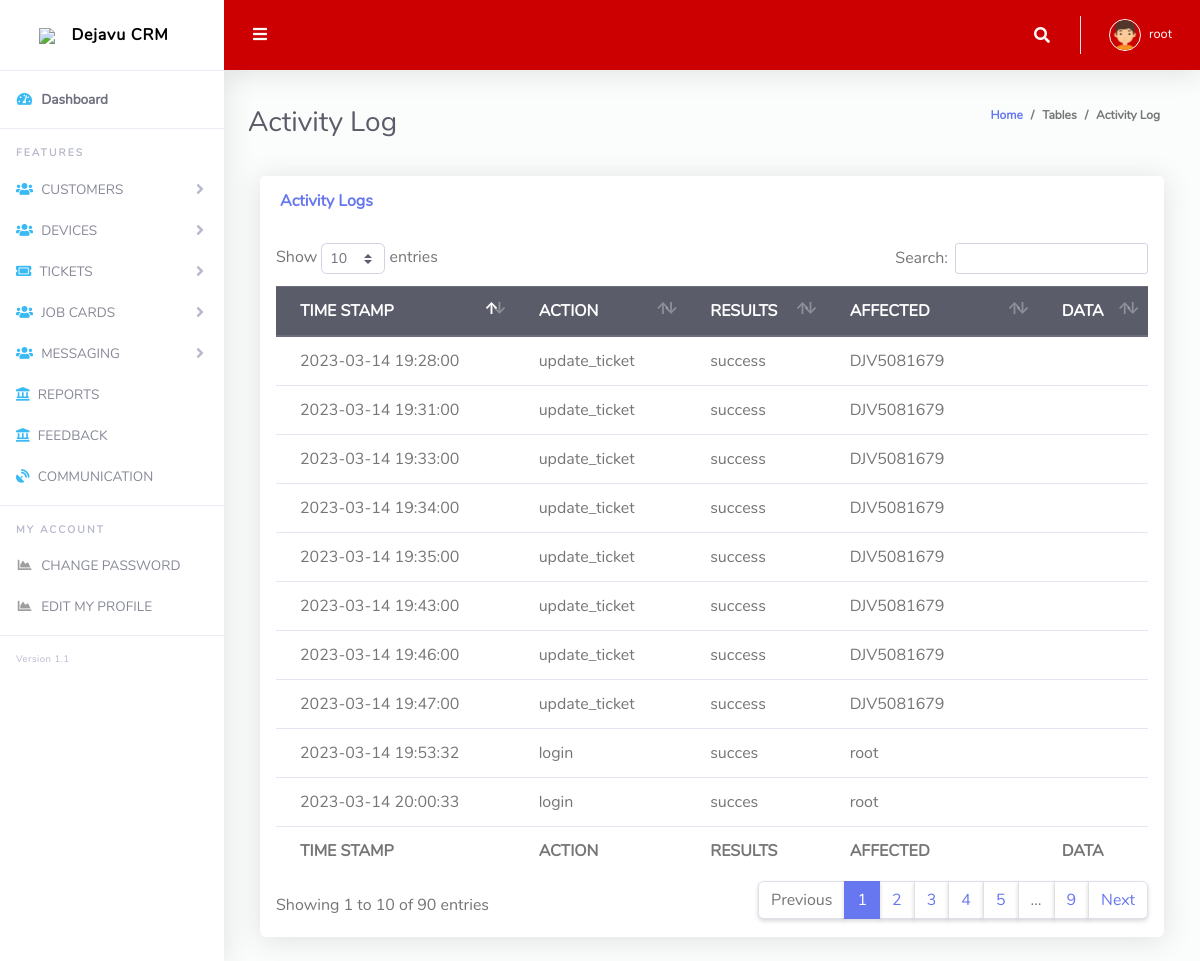
/main/alog.php (signed in), run on the app's committed database.
### tables this page shows
CREATE TABLE `audit_trail` (
  `id` int(11) NOT NULL,
  `username` varchar(100) NOT NULL,
  `time_stamp` timestamp NULL DEFAULT current_timestamp() ON UPDATE current_timestamp(),
  `action` varchar(2000) DEFAULT NULL,
  `results` varchar(2000) DEFAULT NULL,
  `data` longtext DEFAULT NULL,
  `impact` varchar(2000) DEFAULT NULL,
  `ip_address` varchar(50) DEFAULT NULL
);

### access.php (called while the page is built, shortened)
<?php
function myLogs(){
    $db = getConnection();
    $username = $_SESSION['username'];
    $query = "SELECT * FROM `audit_trail` WHERE `username` = '$username' or `impact` = '$username' LIMIT 1000";
    $data = mysqli_query($db, $query);
    return $data;
}
?>

### main/alog.php (the view, shortened to what this page needs)
<?php
require_once($_SERVER['DOCUMENT_ROOT']."/crm/access.php");
$myLogs = myLogs();
?>
<!DOCTYPE html>
<html lang="en">
<head>
  <link href="vendor/fontawesome-free/css/all.min.css" rel="stylesheet" type="text/css">
  <link href="vendor/bootstrap/css/bootstrap.min.css" rel="stylesheet" type="text/css">
  <link href="css/ruang-admin.min.css" rel="stylesheet">
  <link href="vendor/datatables/dataTables.bootstrap4.min.css" rel="stylesheet">
</head>
<body id="page-top">
  <div id="wrapper">
    <?php
      include('sidebar.php');
    ?>
    <div id="content-wrapper" class="d-flex flex-column">
      <div id="content">
        <?php
         include('topbar.php');
        ?>
        <div class="container-fluid" id="container-wrapper">
          <div class="d-sm-flex align-items-center justify-content-between mb-4">
            <h1 class="h3 mb-0 text-gray-800">Activity Log</h1>
            <ol class="breadcrumb">
              <li class="breadcrumb-item"><a href="./">Home</a></li>
              <li class="breadcrumb-item">Tables</li>
              <li class="breadcrumb-item active" aria-current="page">Activity Log</li>
            </ol>
          </div>
             <div class="col-lg-12">
              <div class="card mb-4">
                <div class="card-header py-3 d-flex flex-row align-items-center justify-content-between">
                  <h6 class="m-0 font-weight-bold text-primary">Activity Logs</h6>
                </div>
                <div class="table-responsive p-3">
                  <table class="table align-items-center table-flush" id="dataTable">
                    <thead class="thead-dark tfoot-dark">
                      <tr>
                      <th>TIME STAMP</th>
                        <th>ACTION</th>
                        <th>RESULTS</th>
                        <th>AFFECTED</th>
                        <th>DATA</th>
                      </tr>
                    </thead>
                    <tfoot>
                      <tr>
                      <th>TIME STAMP</th>
                        <th>ACTION</th>
                        <th>RESULTS</th>
                        <th>AFFECTED</th>
                        <th>DATA</th>
                      </tr>
                    </tfoot>
                    <tbody>
                         <?php
                            foreach($myLogs as $row){
                                print " <tr> ";
                                print "<td>" . $row['time_stamp'] . "</td>";
                                print "<td>" . $row['action'] . "</td>";
                                print "<td>" . $row['results']. "</td>";
                                print "<td>" . $row['impact']. "</td>";
                                print "<td>" . $row['data']. "</td>";
                                print("</tr>");
                            }
                        ?>
                    </tbody>
                  </table>
                </div>
              </div>
            </div>
          </div>
        </div>
      </div>
    </div>
</body>
</html>

### data on the page
audit_trail: time_stamp "2023-03-14 19:28:00", action "update_ticket", results "success", impact "DJV5081679"
audit_trail: time_stamp "2023-03-14 19:31:00", action "update_ticket", results "success", impact "DJV5081679"
audit_trail: time_stamp "2023-03-14 19:33:00", action "update_ticket", results "success", impact "DJV5081679"
audit_trail: time_stamp "2023-03-14 19:34:00", action "update_ticket", results "success", impact "DJV5081679"
audit_trail: time_stamp "2023-03-14 19:35:00", action "update_ticket", results "success", impact "DJV5081679"
audit_trail: time_stamp "2023-03-14 19:43:00", action "update_ticket", results "success", impact "DJV5081679"
audit_trail: time_stamp "2023-03-14 19:46:00", action "update_ticket", results "success", impact "DJV5081679"
audit_trail: time_stamp "2023-03-14 19:47:00", action "update_ticket", results "success", impact "DJV5081679"
audit_trail: time_stamp "2023-03-14 19:53:32", action "login", results "succes", impact "root"
audit_trail: time_stamp "2023-03-14 20:00:33", action "login", results "succes", impact "root"

### other printed values
$_SESSION['username'] "root"
